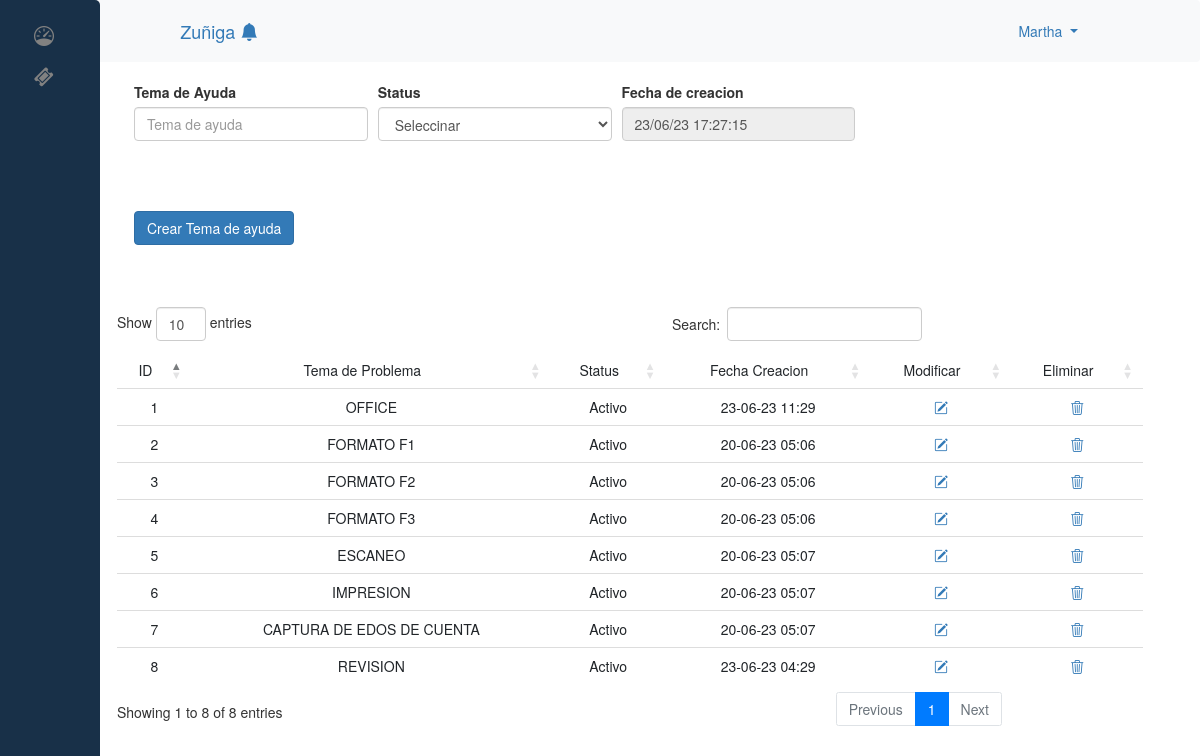
The page /reportes/admin/new_tema_ayuda.php (signed in) on the database its author committed.
### tables this page shows
CREATE TABLE `ayuda` (
  `id` int(11) NOT NULL,
  `tema_problema` varchar(200) NOT NULL,
  `status` varchar(200) NOT NULL,
  `fecha_crea` datetime NOT NULL
);

### reportes/admin/proceso_tema_ayuda/filtro_tema_ayuda.php (the view, shortened to what this page needs)
<?php
$servidor= "localhost";
$usuario= "root";
$password = "";
$nombreBD= "control_ticket";
$conexion = new mysqli($servidor, $usuario, $password, $nombreBD);
$conexion->set_charset('utf8');
?>
             <?php
         $query ="SELECT * FROM ayuda  ";
         $sql = $conexion->query($query);
        ?>
<div class="table-responsive" style="    width: 90%;
    margin-left: 117px;
    margin-bottom: 150px;" >
        <table id="tabla_ticket" class="table" style="    width: 95%; text-align: center;">
                <thead>
                        <tr>
                          <td id="arriba_abajo" style="text-align:center;">ID</td>
                          <td id="arriba_abajo" style="text-align:center;">Tema de Problema</td>
                          <td id="arriba_abajo" style="text-align:center;">Status</td>
                          <td id="arriba_abajo" style="text-align:center;">Fecha Creacion</td>
                          <td id="arriba_abajo" style="text-align:center;">Modificar</td>
                          <td id="arriba_abajo" style="text-align:center;">Eliminar</td>
                        </tr>
                </thead>
                <tbody>
                      <?php While($rowSql = $sql->fetch_assoc()) {   ?>
                                <tr>
                                <td id="i_tema"><?php echo $rowSql['id']; ?></td>
                                <td id="tema_problema"><?php echo $rowSql ["tema_problema"]; ?>  </td>
                                <td id="status"><?php
                                if ($rowSql ["status"] == 0) {
                                  echo ("Inactivo");
                                }else {
                                  echo ("Activo");
                                } ?></td>
                                <?php
                                $newDate = date("y-m-d h:i", strtotime($rowSql["fecha_crea"])); ?>
                                <td id="fecha"><?php echo  $newDate; ?>  </td>
                                  <td> <a href="./modificar_tema_ayuda.php?id=<?php echo $rowSql['id']; ?>"><i class="bi bi-pencil-square"></i></a></td>
                                <td> <a href="./proceso_tema_ayuda/eliminar_tema_ayuda.php?id=<?php echo $rowSql['id']; ?>"><i class="bi bi-trash3"> </i></a></td>
                    </tr><?php } ?>
                </tbody>
        </table>
</div>

### reportes/admin/css/style_dashboard.css (style rules this page uses)
body { font-family: "Lato", sans-serif; }

### rows shown on the page
ayuda: id "1", tema_problema "OFFICE", status "Activo", fecha_crea "23-06-23 11:29"
ayuda: id "2", tema_problema "FORMATO F1", status "Activo", fecha_crea "20-06-23 05:06"
ayuda: id "3", tema_problema "FORMATO F2", status "Activo", fecha_crea "20-06-23 05:06"
ayuda: id "4", tema_problema "FORMATO F3", status "Activo", fecha_crea "20-06-23 05:06"
ayuda: id "5", tema_problema "ESCANEO", status "Activo", fecha_crea "20-06-23 05:07"
ayuda: id "6", tema_problema "IMPRESION", status "Activo", fecha_crea "20-06-23 05:07"
ayuda: id "7", tema_problema "CAPTURA DE EDOS DE CUENTA", status "Activo", fecha_crea "20-06-23 05:07"
ayuda: id "8", tema_problema "REVISION", status "Activo", fecha_crea "23-06-23 04:29"

### other values the page prints
$_SESSION['usr_name'] "Martha"
